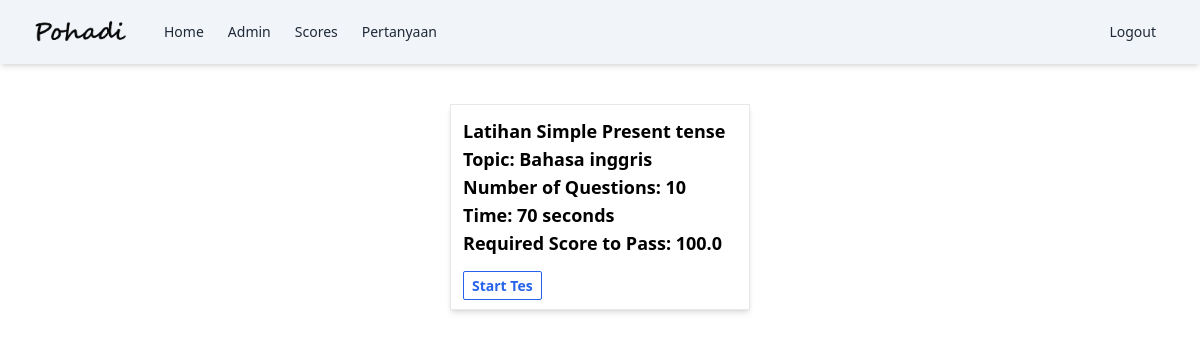
The app's page /sains/2/ (signed in) with its own data.
### sains/models.py (models this page shows, shortened)
class Tes(models.Model):
    name = models.CharField(max_length=100)
    topic = models.CharField(max_length=120)
    number_of_questions = models.IntegerField()
    time = models.IntegerField(help_text="time in second")
    command = models.CharField(max_length=255, default='isilah pertanyaan dibawah ini')
    required_score_to_pass = models.FloatField()
    class Meta:
      verbose_name_plural = "Tes"

### sains/views.py (the view)
# urls.py: path('<int:pk>/', views.sains_detail, name='sains_detail'),
@login_required
def sains_detail(request, pk):
    tes = get_object_or_404(Tes, pk=pk)
    return render(request, 'sains/detail.html', {'tes': tes})

### templates/sains/detail.html
{% extends 'base.html' %}
{% block content %}
<div class="flex justify-center mt-8 p-2">
  <div class="w-full md:w-[300px] p-3 border shadow-md">
    <div class="text-lg font-semibold">
      <h1>{{ tes.name }}</h1>
      <p>Topic: {{ tes.topic }}</p>
      <p>Number of Questions: {{ tes.number_of_questions }}</p>
      <p>Time: {{ tes.time }} seconds</p>
      <p>Required Score to Pass: {{ tes.required_score_to_pass }}</p>
    </div>
    <div class="mt-4">
      <a href="{% url 'sains_take' tes.pk %}" class="border border-blue-600 text-sm font-semibold px-2 py-1 rounded-sm text-blue-600 hover:bg-blue-600 hover:text-white">Start Tes</a>
    </div>
  </div>
</div>
{% endblock %}

### records on screen
Tes: name "Latihan Simple Present tense", topic "Bahasa inggris", number_of_questions "10", time "70", required_score_to_pass "100.0"
